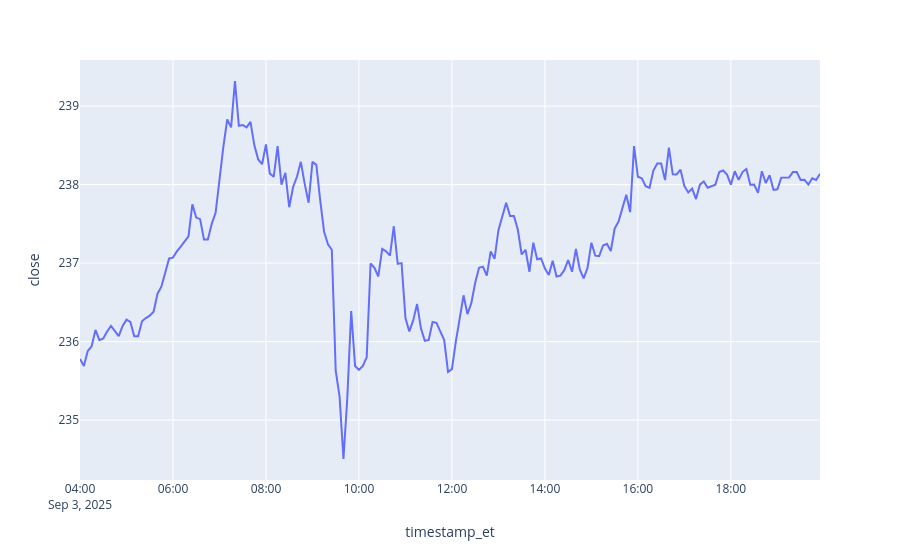

Source (notebook cell):
### Code cell
px.line(data_frame=df,x="timestamp_et",y="close")

### Figure 1 — Plotly figure (JSON) as saved in the notebook; plotly's stock layout.template omitted (floating-point values rounded to 4 significant figures; data arrays with more than 128 entries replaced by an {"elided": "..."} marker saying what was removed)
{"data": [{"hovertemplate": "timestamp_et=%{x}<br>close=%{y}<extra></extra>", "legendgroup": "", "line": {"color": "#636efa", "dash": "solid"}, "marker": {"symbol": "circle"}, "mode": "lines", "name": "", "orientation": "v", "showlegend": false, "type": "scatter", "x": {"elided": "192 str values"}, "xaxis": "x", "y": {"elided": "192 float values"}, "yaxis": "y"}], "layout": {"legend": {"tracegroupgap": 0}, "margin": {"t": 60}, "xaxis": {"anchor": "y", "domain": [0, 1], "title": {"text": "timestamp_et"}}, "yaxis": {"anchor": "x", "domain": [0, 1], "title": {"text": "close"}}}}
